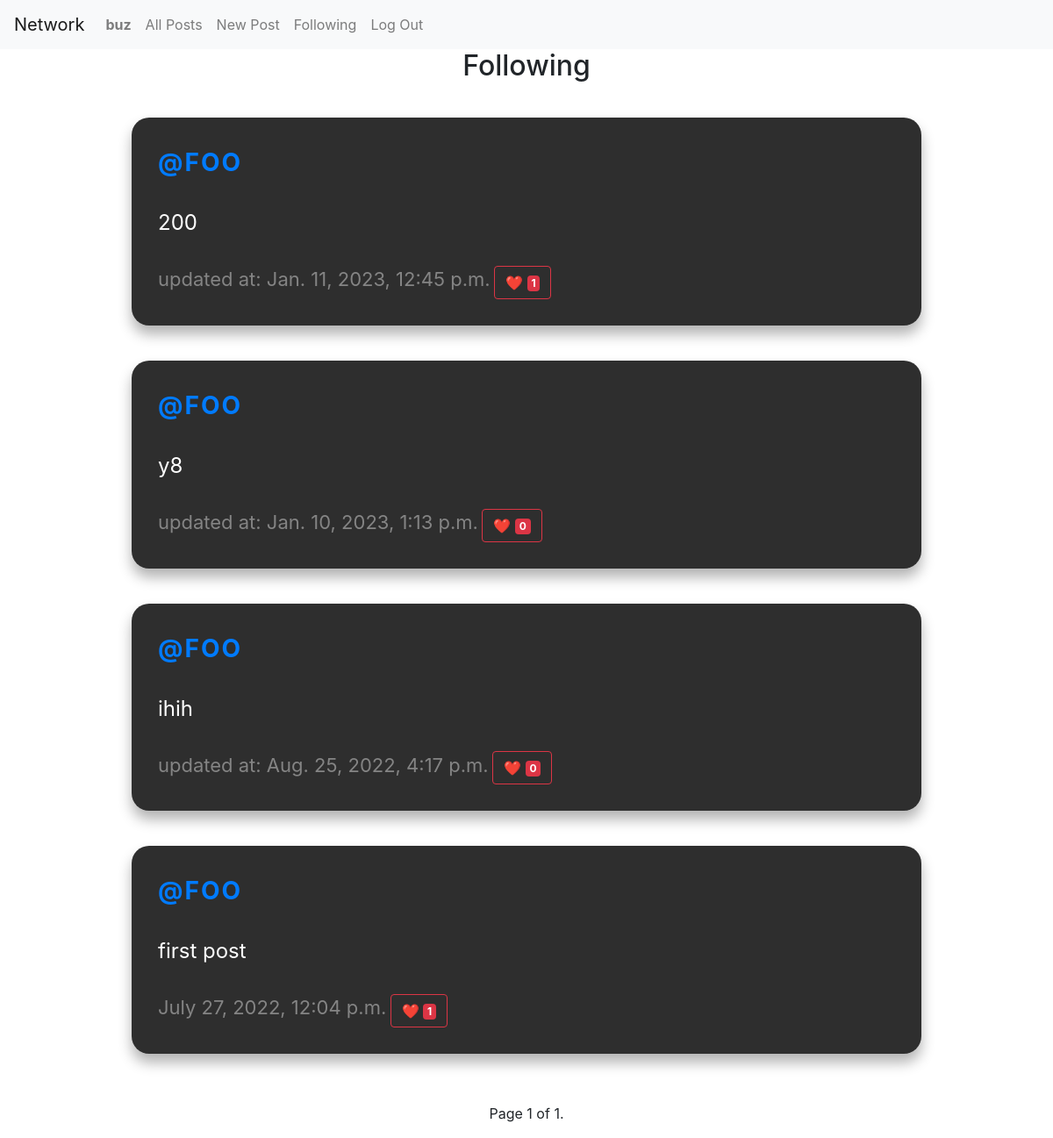
The page /following (signed in) on the database its author committed.
### network/models.py (models this page shows, shortened)
class User(AbstractUser):
    pass

class Post(models.Model):
    user = models.ForeignKey(User, on_delete=models.CASCADE)
    content = models.TextField()
    created_at = models.DateTimeField(auto_now_add=True)
    updated_at = models.DateTimeField(auto_now=True)
    def likes_count(self):
        return self.likes.all().count()
    class Meta:
        ordering = ['-created_at']

### network/views.py (the view)
# urls.py: path("following", views.show_following, name="following"),
@login_required
def show_following(request):
    posts = Post.objects.all()
    following = Follow.objects.filter(user=request.user)
    following_list = []
    for follow in following:
        following_list.append(follow.following)
    following_posts = Post.objects.filter(user__in=following_list)
    paginator = Paginator(following_posts, 10)
    page_number = request.GET.get('page')
    page_obj = paginator.get_page(page_number)
    return render(request, "network/following.html", {
        "page_obj": page_obj
    })

### network/templates/network/following.html (shortened to what this page needs)
{% extends "network/layout.html" %}
{% load static %}
{% block body %}
<h2 style="text-align: center;">Following</h2>
{% include "network/common.html" %}
{% endblock %}

### network/templates/network/layout.html (shortened to what this page needs)
{% load static %}
<!DOCTYPE html>
<html lang="en">
    <head>
        <link rel="stylesheet" href="https://stackpath.bootstrapcdn.com/bootstrap/4.4.1/css/bootstrap.min.css">
        <link href="{% static 'network/styles.css' %}" rel="stylesheet">
    </head>
    <body>
        <nav class="navbar navbar-expand-lg navbar-light bg-light">
            <a class="navbar-brand" href="#">Network</a>
            <div>
              <ul class="navbar-nav mr-auto">
                {% if user.is_authenticated %}
                    <li class="nav-item">
                        <a class="nav-link" href="#"><strong>{{ request.user.username }}</strong></a>
                    </li>
                {% endif %}
                <li class="nav-item">
                  <a class="nav-link" href="{% url 'index' %}">All Posts</a>
                </li>
                {% if user.is_authenticated %}
                    <li class="nav-item">
                        <a class="nav-link" href="{% url 'new_post' %}">New Post</a>
                    </li>
                    <li class="nav-item">
                        <a class="nav-link" href="{% url 'following' %}">Following</a>
                    </li>
                    <li class="nav-item">
                        <a class="nav-link" href="{% url 'logout' %}">Log Out</a>
                    </li>
                {% endif %}
              </ul>
            </div>
          </nav>
        <div class="body">
            {% block body %}
            {% endblock %}
        </div>
    </body>
</html>

### network/templates/network/common.html (shortened to what this page needs)
<div>
    {% for post in page_obj %}
    <div class="tweet-container">
        <div class="tweet" data-post-id="{{ post.id }}">
          <div class="tweet-header">
            <span class="tweet-author-name"><a href="{% url 'profile' username=post.user %}">
                @{{ post.user }} </a></span>
          </div>
          <p class="tweet-content">{{ post.content }}</p>
          <div class="tweet-footer">
            {% if post.created_at != post.updated_at %}
              <span class="tweet-date">updated at: {{ post.updated_at }}</span>
              {% else %}
                <span class="tweet-date">{{ post.created_at }}</span>
              {% endif %}
            <button type="button" class="btn btn-outline-danger like-button" data-post-id="{{ post.id }}" data-page="{{ page }}" onclick="likePost(this)" id="like-button">
              <span class="heart">❤️</span>
              <span class="like-count badge badge-danger">{{ post.likes_count }}</span>
            </button>
          </div>
        </div>
      </div>
    {% endfor %}
    </div>
<nav aria-label="Page navigation example">
    <ul class="pagination justify-content-center">
        <span class="current">
            Page {{ page_obj.number }} of {{ page_obj.paginator.num_pages }}.
        </span>
    </ul>
</nav>

### network/static/network/styles.css (style rules this page uses)
.tweet-container { width: 900px; margin: 0 auto; }
.tweet { max-width: 100%; background-color: #2e2e2e; color: #fff; padding: 30px; border-radius: 20px; box-shadow: 0 10px 15px rgba(0, 0, 0, 0.3); margin: 40px 0; }
.tweet-header { margin-bottom: 30px; }
.tweet-author-name { font-size: 28px; font-weight: bold; text-transform: uppercase; letter-spacing: 2px; }
.tweet-footer { margin-top: 30px; }
.tweet-date { font-size: 22px; color: #848484; }
.tweet-content { font-size: 24px; line-height: 1.5; text-align: justify; }

### rows shown on the page
User: user.username "buz"
Post: user "FOO", content "200", updated_at "Jan. 11, 2023, 12:45 p.m.", likes_count "1"
Post: user "FOO", content "y8", updated_at "Jan. 10, 2023, 1:13 p.m.", likes_count "0"
Post: user "FOO", content "ihih", updated_at "Aug. 25, 2022, 4:17 p.m.", likes_count "0"
Post: user "FOO", content "first post", created_at "July 27, 2022, 12:04 p.m.", likes_count "1"

### other values the page prints
{{ page_obj.number }} "1"
{{ page_obj.paginator.num_pages }} "1"
